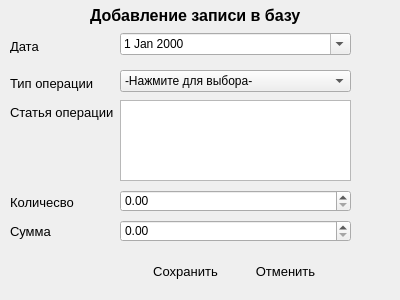
<?xml version="1.0" encoding="UTF-8"?>
<ui version="4.0">
 <class>DialogFormFinance</class>
 <widget class="QDialog" name="DialogFormFinance">
  <property name="geometry">
   <rect>
    <x>0</x>
    <y>0</y>
    <width>400</width>
    <height>300</height>
   </rect>
  </property>
  <property name="maximumSize">
   <size>
    <width>400</width>
    <height>300</height>
   </size>
  </property>
  <property name="windowTitle">
   <string>Работа с финансами</string>
  </property>
  <widget class="QDoubleSpinBox" name="EditQuantity">
   <property name="geometry">
    <rect>
     <x>120</x>
     <y>190</y>
     <width>231</width>
     <height>22</height>
    </rect>
   </property>
  </widget>
  <widget class="QDoubleSpinBox" name="EditAmount">
   <property name="geometry">
    <rect>
     <x>120</x>
     <y>220</y>
     <width>231</width>
     <height>22</height>
    </rect>
   </property>
  </widget>
  <widget class="QLabel" name="label">
   <property name="geometry">
    <rect>
     <x>10</x>
     <y>40</y>
     <width>47</width>
     <height>13</height>
    </rect>
   </property>
   <property name="font">
    <font>
     <pointsize>10</pointsize>
    </font>
   </property>
   <property name="text">
    <string>Дата</string>
   </property>
  </widget>
  <widget class="QLabel" name="label_2">
   <property name="geometry">
    <rect>
     <x>10</x>
     <y>104</y>
     <width>111</width>
     <height>16</height>
    </rect>
   </property>
   <property name="font">
    <font>
     <pointsize>10</pointsize>
    </font>
   </property>
   <property name="text">
    <string>Статья операции</string>
   </property>
  </widget>
  <widget class="QLabel" name="label_4">
   <property name="geometry">
    <rect>
     <x>10</x>
     <y>194</y>
     <width>91</width>
     <height>16</height>
    </rect>
   </property>
   <property name="font">
    <font>
     <pointsize>10</pointsize>
    </font>
   </property>
   <property name="text">
    <string>Количесво</string>
   </property>
  </widget>
  <widget class="QLabel" name="label_5">
   <property name="geometry">
    <rect>
     <x>10</x>
     <y>223</y>
     <width>91</width>
     <height>16</height>
    </rect>
   </property>
   <property name="font">
    <font>
     <pointsize>10</pointsize>
    </font>
   </property>
   <property name="text">
    <string>Сумма</string>
   </property>
  </widget>
  <widget class="QComboBox" name="comboBox">
   <property name="geometry">
    <rect>
     <x>120</x>
     <y>70</y>
     <width>231</width>
     <height>22</height>
    </rect>
   </property>
   <item>
    <property name="text">
     <string>-Нажмите для выбора-</string>
    </property>
   </item>
   <item>
    <property name="text">
     <string>Доход</string>
    </property>
   </item>
   <item>
    <property name="text">
     <string>Расход</string>
    </property>
   </item>
  </widget>
  <widget class="QLabel" name="label_6">
   <property name="geometry">
    <rect>
     <x>10</x>
     <y>75</y>
     <width>91</width>
     <height>16</height>
    </rect>
   </property>
   <property name="font">
    <font>
     <pointsize>10</pointsize>
    </font>
   </property>
   <property name="text">
    <string>Тип операции</string>
   </property>
  </widget>
  <widget class="QDateEdit" name="dateEditTask">
   <property name="geometry">
    <rect>
     <x>120</x>
     <y>33</y>
     <width>231</width>
     <height>22</height>
    </rect>
   </property>
   <property name="calendarPopup">
    <bool>true</bool>
   </property>
  </widget>
  <widget class="QTextEdit" name="textEditTask">
   <property name="geometry">
    <rect>
     <x>120</x>
     <y>100</y>
     <width>231</width>
     <height>81</height>
    </rect>
   </property>
  </widget>
  <widget class="QPushButton" name="ButtonCancel">
   <property name="geometry">
    <rect>
     <x>240</x>
     <y>260</y>
     <width>91</width>
     <height>23</height>
    </rect>
   </property>
   <property name="font">
    <font>
     <pointsize>10</pointsize>
    </font>
   </property>
   <property name="cursor">
    <cursorShape>PointingHandCursor</cursorShape>
   </property>
   <property name="text">
    <string>Отменить</string>
   </property>
   <property name="icon">
    <iconset>
     <normaloff>icons/delete48.png</normaloff>icons/delete48.png</iconset>
   </property>
   <property name="flat">
    <bool>true</bool>
   </property>
  </widget>
  <widget class="QPushButton" name="ButtonSave">
   <property name="geometry">
    <rect>
     <x>140</x>
     <y>260</y>
     <width>91</width>
     <height>23</height>
    </rect>
   </property>
   <property name="font">
    <font>
     <pointsize>10</pointsize>
    </font>
   </property>
   <property name="cursor">
    <cursorShape>PointingHandCursor</cursorShape>
   </property>
   <property name="text">
    <string>Сохранить</string>
   </property>
   <property name="icon">
    <iconset>
     <normaloff>icons/save48.png</normaloff>icons/save48.png</iconset>
   </property>
   <property name="flat">
    <bool>true</bool>
   </property>
  </widget>
  <widget class="QLabel" name="CaptionLabel">
   <property name="geometry">
    <rect>
     <x>90</x>
     <y>0</y>
     <width>221</width>
     <height>31</height>
    </rect>
   </property>
   <property name="font">
    <font>
     <pointsize>12</pointsize>
     <weight>75</weight>
     <bold>true</bold>
    </font>
   </property>
   <property name="text">
    <string>Добавление записи в базу</string>
   </property>
  </widget>
 </widget>
 <resources/>
 <connections/>
</ui>
